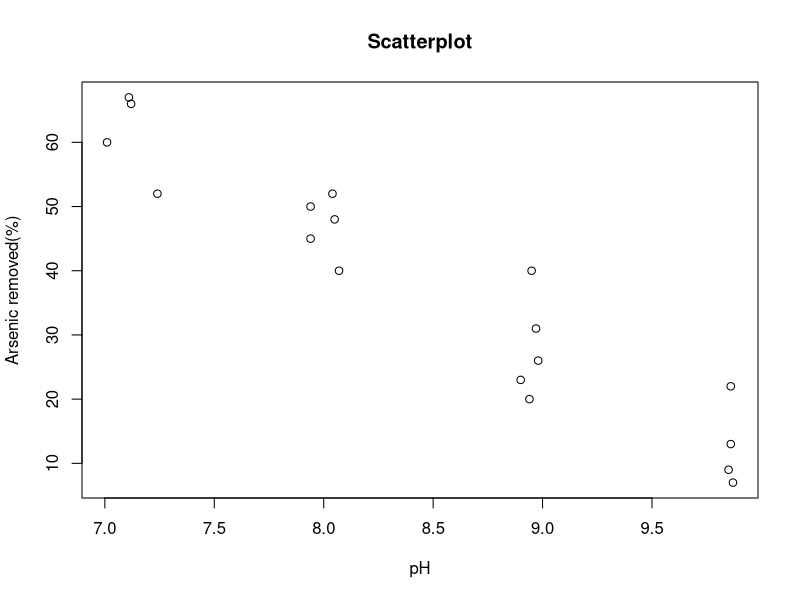

Reproduce this figure in R.
#Ex12.2, Page 471

x<-c(7.01,7.11,7.12,7.24,7.94,7.94,8.04,8.05,8.07,8.90,8.94,8.95,8.97,8.98,9.85,9.86,9.86,9.87)
y<-c(60,67,66,52,50,45,52,48,40,23,20,40,31,26,9,22,13,7)
data1<-data.frame(x,y)
print(data)

plot(x,y,main="Scatterplot",xlab="pH",ylab="Arsenic removed(%)")
